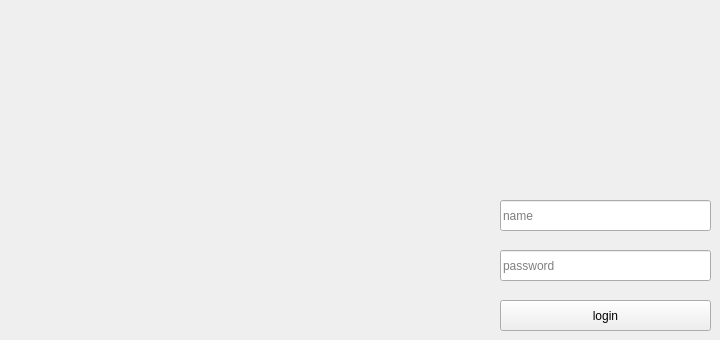
    <widget class="QWidget" name="login">
     <property name="sizePolicy">
      <sizepolicy hsizetype="Expanding" vsizetype="Expanding">
       <horstretch>1</horstretch>
       <verstretch>1</verstretch>
      </sizepolicy>
     </property>
     <widget class="QLineEdit" name="login_name">
      <property name="geometry">
       <rect>
        <x>500</x>
        <y>200</y>
        <width>211</width>
        <height>31</height>
       </rect>
      </property>
      <property name="placeholderText">
       <string>name</string>
      </property>
     </widget>
     <widget class="QLineEdit" name="login_passwd">
      <property name="geometry">
       <rect>
        <x>500</x>
        <y>250</y>
        <width>211</width>
        <height>31</height>
       </rect>
      </property>
      <property name="echoMode">
       <enum>QLineEdit::Password</enum>
      </property>
      <property name="placeholderText">
       <string>password</string>
      </property>
     </widget>
     <widget class="QPushButton" name="login_btn">
      <property name="geometry">
       <rect>
        <x>500</x>
        <y>300</y>
        <width>211</width>
        <height>31</height>
       </rect>
      </property>
      <property name="text">
       <string>login</string>
      </property>
     </widget>
     <widget class="QLabel" name="login_avatar">
      <property name="geometry">
       <rect>
        <x>580</x>
        <y>130</y>
        <width>51</width>
        <height>51</height>
       </rect>
      </property>
      <property name="text">
       <string/>
      </property>
      <property name="pixmap">
       <pixmap resource="qss.qrc">:/user.png</pixmap>
      </property>
      <property name="scaledContents">
       <bool>false</bool>
      </property>
     </widget>
    </widget>
